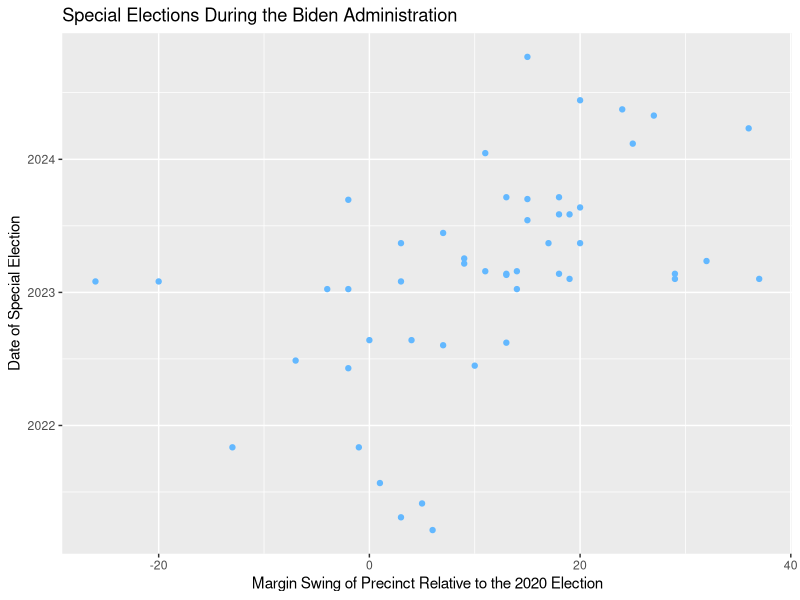
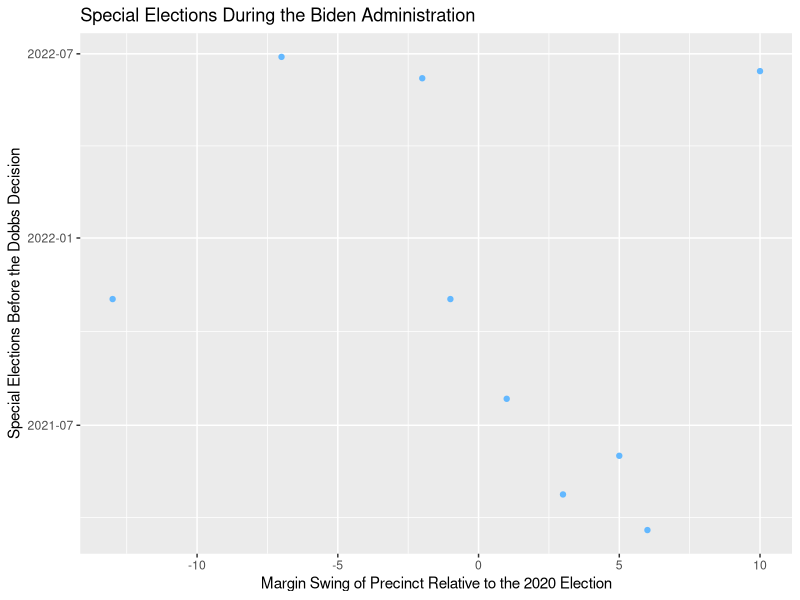
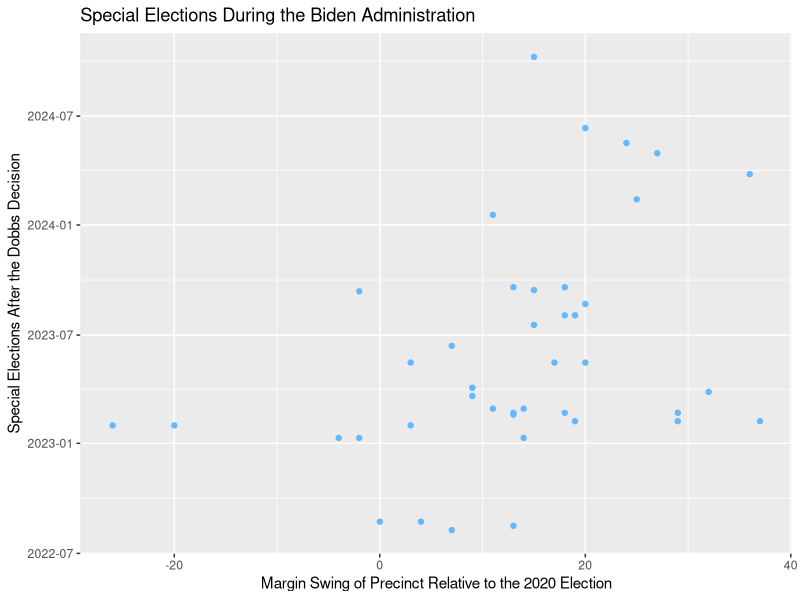

Reproduce these figures in R, in order.
## ---- chunk 1
library(tidyverse)
data <- read_csv("data/overperformance.csv")
data
## ---- chunk 2
data |> 
  mutate(date = as.Date(date, format = "%m/%d/%Y")) |> 
  ggplot(aes(x = swing_democrat, y = date)) +
  geom_point(color = "steelblue1") +
    labs(title = "Special Elections During the Biden Administration", x = "Margin Swing of Precinct Relative to the 2020 Election", y = "Date of Special Election")
## ---- chunk 3
data |> 
  mutate(date = as.Date(date, format = "%m/%d/%Y")) |> 
  slice(1:9) |> 
  ggplot(aes(x = swing_democrat, y = date)) +
  geom_point(color = "steelblue1") +
  labs(title = "Special Elections During the Biden Administration", x = "Margin Swing of Precinct Relative to the 2020 Election", y = "Special Elections Before the Dobbs Decision")
## ---- chunk 4
data |> 
  mutate(date = as.Date(date, format = "%m/%d/%Y")) |> 
  slice(10:50) |> 
  ggplot(aes(x = swing_democrat, y = date)) +
  geom_point(color = "steelblue1") +
  labs(title = "Special Elections During the Biden Administration", x = "Margin Swing of Precinct Relative to the 2020 Election", y = "Special Elections After the Dobbs Decision")
